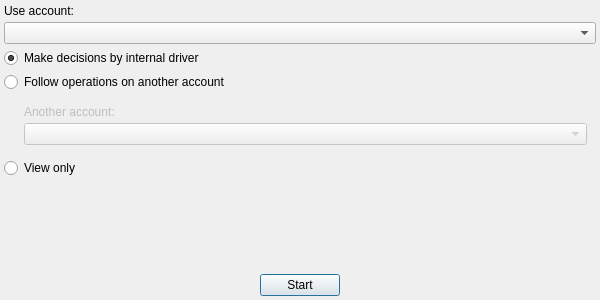
<?xml version="1.0" encoding="UTF-8"?>
<ui version="4.0">
 <class>StartAutoPilotDialog</class>
 <widget class="QDialog" name="StartAutoPilotDialog">
  <property name="geometry">
   <rect>
    <x>0</x>
    <y>0</y>
    <width>600</width>
    <height>300</height>
   </rect>
  </property>
  <property name="minimumSize">
   <size>
    <width>600</width>
    <height>300</height>
   </size>
  </property>
  <property name="maximumSize">
   <size>
    <width>600</width>
    <height>300</height>
   </size>
  </property>
  <property name="windowTitle">
   <string>Start auto-pilot</string>
  </property>
  <layout class="QVBoxLayout" name="verticalLayout">
   <property name="spacing">
    <number>4</number>
   </property>
   <property name="leftMargin">
    <number>4</number>
   </property>
   <property name="topMargin">
    <number>4</number>
   </property>
   <property name="rightMargin">
    <number>4</number>
   </property>
   <property name="bottomMargin">
    <number>4</number>
   </property>
   <item>
    <widget class="QLabel" name="label">
     <property name="text">
      <string>Use account:</string>
     </property>
    </widget>
   </item>
   <item>
    <widget class="QComboBox" name="accountComboBox"/>
   </item>
   <item>
    <widget class="QRadioButton" name="internalRadioButton">
     <property name="text">
      <string>Make decisions by internal driver</string>
     </property>
     <property name="checked">
      <bool>true</bool>
     </property>
    </widget>
   </item>
   <item>
    <widget class="QRadioButton" name="followRadioButton">
     <property name="text">
      <string>Follow operations on another account</string>
     </property>
    </widget>
   </item>
   <item>
    <widget class="QWidget" name="followWidget" native="true">
     <property name="enabled">
      <bool>false</bool>
     </property>
     <layout class="QVBoxLayout" name="verticalLayout_2">
      <property name="spacing">
       <number>4</number>
      </property>
      <property name="leftMargin">
       <number>20</number>
      </property>
      <item>
       <widget class="QLabel" name="label_2">
        <property name="text">
         <string>Another account:</string>
        </property>
       </widget>
      </item>
      <item>
       <widget class="QComboBox" name="anotherAccountComboBox"/>
      </item>
     </layout>
    </widget>
   </item>
   <item>
    <widget class="QRadioButton" name="viewRadioButton">
     <property name="text">
      <string>View only</string>
     </property>
    </widget>
   </item>
   <item>
    <spacer name="verticalSpacer">
     <property name="orientation">
      <enum>Qt::Orientation::Vertical</enum>
     </property>
     <property name="sizeHint" stdset="0">
      <size>
       <width>20</width>
       <height>40</height>
      </size>
     </property>
    </spacer>
   </item>
   <item>
    <layout class="QHBoxLayout" name="horizontalLayout">
     <property name="spacing">
      <number>4</number>
     </property>
     <item>
      <spacer name="horizontalSpacer">
       <property name="orientation">
        <enum>Qt::Orientation::Horizontal</enum>
       </property>
       <property name="sizeHint" stdset="0">
        <size>
         <width>40</width>
         <height>20</height>
        </size>
       </property>
      </spacer>
     </item>
     <item>
      <widget class="QPushButton" name="startButton">
       <property name="text">
        <string>Start</string>
       </property>
       <property name="default">
        <bool>true</bool>
       </property>
      </widget>
     </item>
     <item>
      <spacer name="horizontalSpacer_2">
       <property name="orientation">
        <enum>Qt::Orientation::Horizontal</enum>
       </property>
       <property name="sizeHint" stdset="0">
        <size>
         <width>40</width>
         <height>20</height>
        </size>
       </property>
      </spacer>
     </item>
    </layout>
   </item>
  </layout>
 </widget>
 <resources/>
 <connections/>
</ui>
